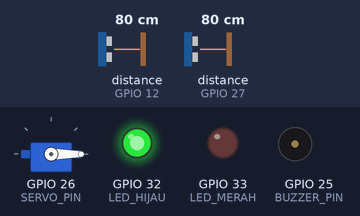
A sketch run on a simulated ESP32. Parts: servo, output pins drawn as LEDs (lit = HIGH), buzzer (waves = sounding, pin HIGH). Wiring (inferred from the names in the program): 2 × ultrasonic range finder: trigger GPIO 13, echo GPIO 12 / trigger GPIO 14, echo GPIO 27. The test bench sets the inputs (shaded band); at power-on: distance to the obstacle (sensors on GPIO 12, GPIO 27) 80 cm. The echo pulse lasts 58.3 µs per cm; WiFi joins after 1.5 s; servers stay silent unless stated; pins used as bus, display or sensor lines are not drawn; what the sketch prints to the serial monitor is not drawn.

Above: at 4.2 s.
4.3 s: distance to the obstacle (sensor on GPIO 12) set to 22 cm
7.3 s: distance to the obstacle (sensor on GPIO 12) set to 18 cm
At 10.2 s:
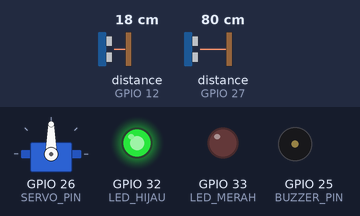
10.3 s: distance to the obstacle (sensor on GPIO 27) set to 12 cm
11.8 s: distance to the obstacle (sensor on GPIO 27) set to 9 cm
At 14.1 s:
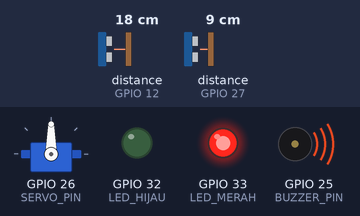
17.3 s: distance to the obstacle (sensor on GPIO 27) set to 18 cm
At 19.5 s:
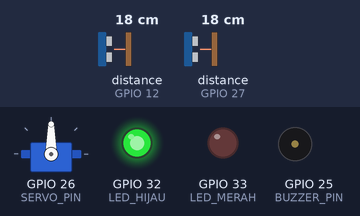
20.3 s: distance to the obstacle (sensor on GPIO 27) set to 2 cm
At 22.3 s:
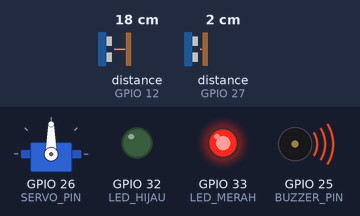
Timing chart, 0 to 23.8 s (numbered marks = the images above; inputs shaded):
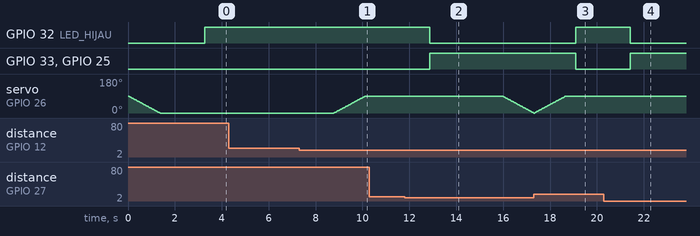

The sketch:

Firebase_Smart.ino
```cpp
#include <WiFi.h>
#include <Firebase_ESP_Client.h>
#include <ESP32Servo.h>

// WiFi dan Firebase Credentials
#define WIFI_SSID "Tezo"
#define WIFI_PASSWORD "123445679"
#define API_KEY "AIzaSyDLBGVqv516Ekrmkppx5qsVIuszkUMMEdE"
#define DATABASE_URL "https://tempatsampahpintar-349ea-default-rtdb.firebaseio.com/"
#define USER_EMAIL "tempatsampah@gmail.com"
#define USER_PASSWORD "123445678"

// Firebase instance
FirebaseData fbdo;
FirebaseAuth auth;
FirebaseConfig config;

// Pin konfigurasi
#define TRIG_OPEN 13
#define ECHO_OPEN 12
#define TRIG_FULL 14
#define ECHO_FULL 27
#define SERVO_PIN 26
#define BUZZER_PIN 25
#define LED_HIJAU 32
#define LED_MERAH 33

Servo servo;

// Variabel sensor dan status
float distance_open = 0;
float distance_full = 0;
float persen_penuh = 0;
bool is_full = false;
String status_tutup = "Tertutup";

int threshold_open = 20;
int threshold_full = 10;
int jarak_max_tong = 25;

bool lid_is_opening = false;
unsigned long lid_open_time = 0;
const unsigned long lid_open_duration = 5000;
const unsigned long open_cooldown = 5000;
unsigned long last_open_trigger = 0;

float readUltrasonic(int trigPin, int echoPin) {
  digitalWrite(trigPin, LOW);
  delayMicroseconds(2);
  digitalWrite(trigPin, HIGH);
  delayMicroseconds(10);
  digitalWrite(trigPin, LOW);
  long duration = pulseIn(echoPin, HIGH, 30000);
  if (duration == 0) {
    Serial.println("⚠️ Sensor tidak membaca jarak.");
    return -1;
  }
  return duration * 0.034 / 2.0;
}

float readAverageUltrasonic(int trigPin, int echoPin, int times = 5) {
  float total = 0;
  int valid = 0;
  for (int i = 0; i < times; i++) {
    float d = readUltrasonic(trigPin, echoPin);
    if (d > 0) {
      total += d;
      valid++;
    }
    delay(20);
  }
  return (valid > 0) ? (total / valid) : -1;
}

void openLid() {
  for (int pos = 0; pos <= 90; pos++) {
    servo.write(pos);
    delay(15); // semakin besar, semakin lambat
  }
  status_tutup = "Terbuka";
  lid_is_opening = true;
  lid_open_time = millis();
  last_open_trigger = millis();
  Serial.println("🚪 Tutup terbuka perlahan.");
}

void closeLid() {
  for (int pos = 90; pos >= 0; pos--) {
    servo.write(pos);
    delay(15); // delay yang sama agar kecepatan seimbang
  }
  status_tutup = "Tertutup";
  lid_is_opening = false;
  Serial.println("🤖 Tutup tertutup perlahan.");
}

void setup() {
  Serial.begin(115200);

  pinMode(TRIG_OPEN, OUTPUT);
  pinMode(ECHO_OPEN, INPUT);
  pinMode(TRIG_FULL, OUTPUT);
  pinMode(ECHO_FULL, INPUT);
  pinMode(BUZZER_PIN, OUTPUT);
  pinMode(LED_HIJAU, OUTPUT);
  pinMode(LED_MERAH, OUTPUT);

  servo.attach(SERVO_PIN);
  closeLid();

  WiFi.begin(WIFI_SSID, WIFI_PASSWORD);
  while (WiFi.status() != WL_CONNECTED) {
    Serial.print(".");
    delay(500);
  }
  Serial.println("\n✅ WiFi Tersambung");

  config.api_key = API_KEY;
  config.database_url = DATABASE_URL;
  auth.user.email = USER_EMAIL;
  auth.user.password = USER_PASSWORD;

  Firebase.begin(&config, &auth);
  Firebase.reconnectWiFi(true);

  // Hapus node lama jika ada
  Firebase.RTDB.deleteNode(&fbdo, "/lid_status");
}

void loop() {
  // Baca sensor
  distance_open = readAverageUltrasonic(TRIG_OPEN, ECHO_OPEN);
  distance_full = readAverageUltrasonic(TRIG_FULL, ECHO_FULL);

  // Hitung persentase penuh
  if (distance_full > 0 && distance_full < jarak_max_tong) {
    persen_penuh = ((jarak_max_tong - distance_full) / jarak_max_tong) * 100.0;
    persen_penuh = constrain(persen_penuh, 0, 100);
  } else {
    persen_penuh = 0;
  }

  // Deteksi penuh dan atur indikator
  if (distance_full > 0 && distance_full < threshold_full) {
    is_full = true;
    digitalWrite(LED_MERAH, HIGH);
    digitalWrite(LED_HIJAU, LOW);
    digitalWrite(BUZZER_PIN, HIGH);
  } else {
    is_full = false;
    digitalWrite(LED_MERAH, LOW);
    digitalWrite(LED_HIJAU, HIGH);
    digitalWrite(BUZZER_PIN, LOW);
  }

  // Kirim ke Firebase
  if (Firebase.ready()) {
    Firebase.RTDB.setFloat(&fbdo, "/distance_open", distance_open);
    Firebase.RTDB.setFloat(&fbdo, "/distance_full", distance_full);
    Firebase.RTDB.setFloat(&fbdo, "/persen_penuh", persen_penuh);
    Firebase.RTDB.setBool(&fbdo, "/is_full", is_full);
    Firebase.RTDB.setString(&fbdo, "/status_tutup", status_tutup);
  }

  // Tutup otomatis jika waktu habis
  if (lid_is_opening && millis() - lid_open_time >= lid_open_duration) {
    closeLid();
  }

  // Deteksi tangan dan buka jika cooldown lewat
  if (!lid_is_opening &&
      distance_open > 0 && distance_open < threshold_open && distance_open < 50 &&
      millis() - last_open_trigger > open_cooldown) {
    openLid();
  }

  delay(200); // lebih responsif
}
```

Measured:
- the behaviour switches between 21 and 20 cm on distance to the obstacle (sensor on GPIO 12) (found by bisection; images 0 and 1)
- the behaviour switches between 11 and 10 cm on distance to the obstacle (sensor on GPIO 27) (found by bisection; images 1 and 2)
- after the input at 4.3 s, every drawn part: stays the same
- after the input at 7.3 s, servo on GPIO 26 (SERVO_PIN): moves from 0° to 90° over 1.4 s, starting after 1.5 s
- after the input at 10.3 s, every drawn part: stays the same
- after the input at 11.8 s, GPIO 32 (LED_HIJAU): HIGH → LOW after 1.1 s; GPIO 33 (LED_MERAH), GPIO 25 (BUZZER_PIN): LOW → HIGH after 1.1 s
- after the input at 17.3 s, GPIO 32 (LED_HIJAU): LOW → HIGH after 1.8 s; GPIO 33 (LED_MERAH), GPIO 25 (BUZZER_PIN): HIGH → LOW after 1.8 s
- after the input at 20.3 s, GPIO 32 (LED_HIJAU): HIGH → LOW after 1.1 s; GPIO 33 (LED_MERAH), GPIO 25 (BUZZER_PIN): LOW → HIGH after 1.1 s
